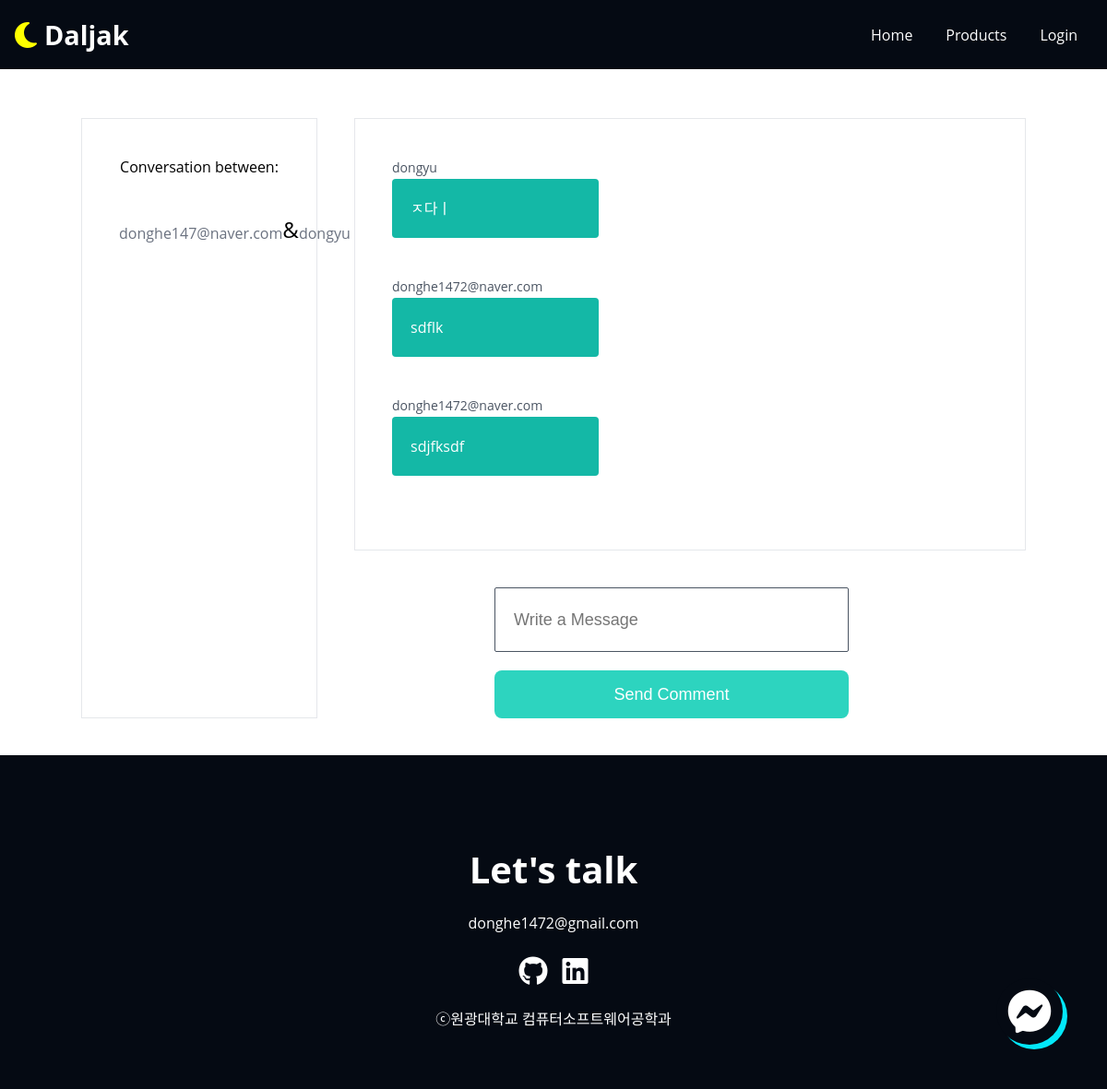
The page /conversations/18/ on the database its author committed.
### users/models.py (models this page shows, shortened)
class User(AbstractUser):
    class GenderChoices(models.TextChoices):
        MALE = ("male", "Male")
        FEMALE = ("female", "Female")
    class UserKindChoices(models.TextChoices):
        CLIENT = ("client", "Client")  # 외주하는 사람들
        STUDENT = ("student", "Student")  # 수정 => 대학생들
    avatar = models.ImageField(
        blank=True,
    )
    password = models.CharField(
        max_length=200,
    )
    email = models.CharField(
        max_length=150,
    )
    birth = models.CharField(
        max_length=8,
    )
    nickname = models.CharField(
        max_length=100,
    )
    gender = models.CharField(
        max_length=6,
        choices=GenderChoices.choices,
    )
    phone_num = models.PositiveBigIntegerField(null=True, blank=True)
    user_kind = models.CharField(
        max_length=10,
        choices=UserKindChoices.choices,
    )
    location = models.CharField(
        max_length=100,
    )
    email_confirmed = models.BooleanField(default=False, verbose_name='이메일인증')
    email_secret = models.CharField(
        max_length=120, default="", blank=True, verbose_name='유저이름')

### conversations/models.py (models this page shows, shortened)
class Message(Common):
    message = models.TextField()
    user = models.ForeignKey(
        "users.User", related_name="messages", on_delete=models.CASCADE
    )
    conversation = models.ForeignKey(
        "Conversation", related_name="messages", on_delete=models.CASCADE
    )

### conversations/views.py (the view, shortened to what this page needs)
# urls.py: path("<int:pk>/", views.ConversationDetailView.as_view(), name="detail"),
class ConversationDetailView(View):
    def get(self, *args, **kwargs):
        pk = kwargs.get("pk")
        conversation = models.Conversation.objects.get(pk=pk)
        if not conversation:
            raise Http404()
        return render(
            self.request,
            "conversations/conversation_detail.html",
            {"conversation": conversation},
        )

### templates/conversations/conversation_detail.html (shortened to what this page needs)
{% extends "base.html" %} {% block content %} {% load static %}
<link rel="stylesheet" href="{% static 'css/styles.css' %}" />
<div class="container mx-auto my-10 mt-32 flex justify-between min-h-50vh">
  <div class="border w-1/4 p-10">
    <span class="text-center w-full block text-lg font-medium"
      >Conversation between:</span
    >
    <div class="flex justify-between mt-10 items-center">
      {% for user in conversation.participants.all %}
      <div class="flex flex-col items-center">
        <span class="mt-2 text-gray-500">{{user}}</span>
      </div>
      {% if forloop.first %}
      <span class="font-medium text-2xl">&</span>
      {% endif %} {% endfor %}
    </div>
  </div>
  <div class="flex-grow">
    <div class="border ml-10 p-10 flex flex-col">
      {% for message in conversation.messages.all %}
      <div
        class="mb-10 {% if message.user.pk == user.pk %} self-end text-right {% endif %}"
      >
        <span class="text-sm font-medium text-gray-600"
          >{{message.user}}</span
        >
        <div
          class="mt-px p-5 w-56 rounded {% if message.user.pk != user.pk %} bg-teal-500 text-white {% else %} bg-gray-300 {% endif %}"
        >
          {{message.message}}
        </div>
      </div>
      {% endfor %}
    </div>
    <form class="mt-10 w-1/2 mx-auto" method="POST">
      <input
        class="border-box mb-5"
        name="message"
        placeholder="Write a Message"
        required
      />
      <button class="btn-link">Send Comment</button>
    </form>
  </div>
</div>
      <aside>
        <a class="arrow-up" href="#home" title="back to top">
          <i class="fab fa-facebook-messenger"></i>
        </a>
      </aside>
    <footer id="contact" class="section">
      <div class="max-container">
        <h2 class="title">Let&#39;s talk</h2>
        <p class="description">donghe1472@gmail.com</p>
        <ul class="contact__links">
          <li>
            <a
              class="contact__link"
              href="https://github.com/dream-ellie"
              target="_blank"
              title="my github link"
            >
              <i class="fa-brands fa-github"></i>
            </a>
          </li>
          <li>
            <a
              class="contact__link"
              href="https://github.com/dream-ellie"
              target="_blank"
              title="my linkedin link"
            >
              <i class="fa-brands fa-linkedin"></i>
            </a>
          </li>
        </ul>
        <p>ⓒ원광대학교 컴퓨터소프트웨어공학과</p>
      </div>
    </footer>
{% endblock content %}

### static/css/global.css (style rules this page uses)
:root { --color-primary: var(--color-black); --color-primary-variant: var(--color-gray); --color-accent: var(--color-blue); --color-accent-variant: var(--color-orange); --color-text: var(--color-white); --color-white: #ffffff; --color-black: #050a13; --color-blue: #03e8f9; --color-orange: #fd6413; --color-gray: #1b1e26; --size-max-width: 1200px; }
* { box-sizing: border-box; }
body { font-family: "Open Sans", sans-serif; margin: 0; }
h1, h2, h3, p, ul { margin: 0; }
ul { list-style: none; padding: 0; }
a { text-decoration: none; color: var(--color-text); }
button { background-color: transparent; outline: 0; border: 0; }
.section { padding: 4rem; text-align: center; }

### static/css/project.css (style rules this page uses)
.title { font-size: 2.5rem; margin: 1rem 0; }

### static/css/about.css (style rules this page uses)
.max-container { max-width: var(--size-max-width); margin: auto; }
.arrow-up { transition: all 300ms ease; }

### static/css/footer.css (style rules this page uses)
.arrow-up { background-color: var(--color-primary); position: fixed; bottom: 3rem; right: 3rem; font-size: 3rem; width: 4.5rem; transition: all 300ms ease; border-radius: 100%; text-align: center; box-shadow: 5px 5px 0px 0px var(--color-accent); }
#contact { background-color: var(--color-primary); color: var(--color-text); }
.contact__links { display: flex; justify-content: center; gap: 1rem; padding: 1rem; font-size: 2rem; }
.contact__link { transition: color 250ms ease-in; }

### static/css/home.css (style rules this page uses)
.title { margin-top: 30px; display: flex; justify-content: center; }

### static/css/styles.css (style rules this page uses)
html { line-height: 1.5; -webkit-text-size-adjust: 100%; -moz-tab-size: 4; -o-tab-size: 4; tab-size: 4; font-family: ui-sans-serif, system-ui, -apple-system, BlinkMacSystemFont, "Segoe UI", Roboto, "Helvetica Neue", Arial, "Noto Sans", sans-serif, "Apple Color Emoji", "Segoe UI Emoji", "Segoe UI Symbol", "Noto Color Emoji"; font-feature-settings: normal; font-variation-settings: normal; }
body { margin: 0; line-height: inherit; }
.container { width: 100%; }
@media (min-width: 640px) { .container { max-width: 640px; } }
@media (min-width: 768px) { .container { max-width: 768px; } }
@media (min-width: 1024px) { .container { max-width: 1024px; } }
.btn, .btn-link, input, select, textarea { width: 100%; font-size: 1.125rem; line-height: 1.75rem; font-weight: 300; }
.btn-link { border-radius: 0.5rem; --tw-bg-opacity: 1; background-color: rgb(45 212 191 / var(--tw-bg-opacity)); padding-top: 0.75rem; padding-bottom: 0.75rem; text-align: center; --tw-text-opacity: 1; color: rgb(255 255 255 / var(--tw-text-opacity)); }
input, select, textarea { border-radius: 0.125rem; border-width: 1px; --tw-border-opacity: 1; border-color: rgb(75 85 99 / var(--tw-border-opacity)); padding: 1.25rem; text-align: left; }
.mx-auto { margin-left: auto; margin-right: auto; margin-top: 100px; }
.my-10 { margin-top: 2.5rem; }
.mb-10, .my-10 { margin-bottom: 2.5rem; }
.mb-5 { margin-bottom: 1.25rem; }
.ml-10 { margin-left: 2.5rem; }
.mt-10 { margin-top: 2.5rem; }
.mt-2 { margin-top: 0.5rem; }
.mt-32 { margin-top: 8rem; }
.mt-px { margin-top: 1px; }
.block { display: block; }
.flex { display: flex; }
.w-1\/2 { width: 50%; }
.w-1\/4 { width: 25%; }
.w-56 { width: 14rem; }
.w-full { width: 100%; }
.flex-grow { flex-grow: 1; }
.flex-col { flex-direction: column; }
.items-center { align-items: center; }
.justify-between { justify-content: space-between; }
.rounded { border-radius: 0.25rem; }
.border { border-width: 1px; }
.bg-teal-500, .bg-white { --tw-bg-opacity: 1; background-color: rgb(20 184 166 / var(--tw-bg-opacity)); }
.p-10 { padding: 2.5rem; }
.p-5 { padding: 1.25rem; }
.text-center { text-align: center; }
.text-2xl { font-size: 1.5rem; line-height: 2rem; }
.text-sm { font-size: 0.875rem; line-height: 1.25rem; }
.font-medium { font-weight: 500; }
.text-gray-500, .text-gray-600 { --tw-text-opacity: 1; color: rgb(107 114 128 / var(--tw-text-opacity)); }
.text-gray-600 { color: rgb(75 85 99 / var(--tw-text-opacity)); }
.text-gray-800, .text-white { --tw-text-opacity: 1; color: rgb(31 41 55 / var(--tw-text-opacity)); }
.text-white { color: rgb(255 255 255 / var(--tw-text-opacity)); }

### rows shown on the page
User: username "donghe147@naver.com"
User: username "dongyu"
Message: user "dongyu", message "ㅈ다ㅣ"
Message: user "donghe1472@naver.com", message "sdflk"
Message: user "donghe1472@naver.com", message "sdjfksdf"
